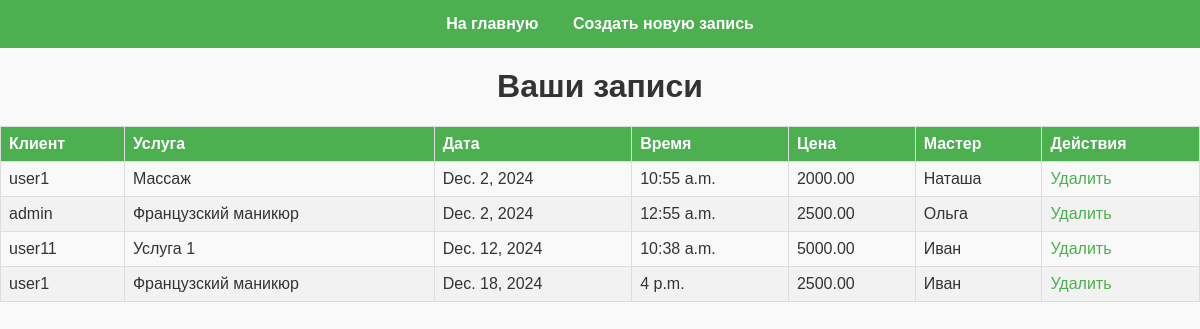
/view_appointments/ (signed in), run on an earlier commit of the app's database.
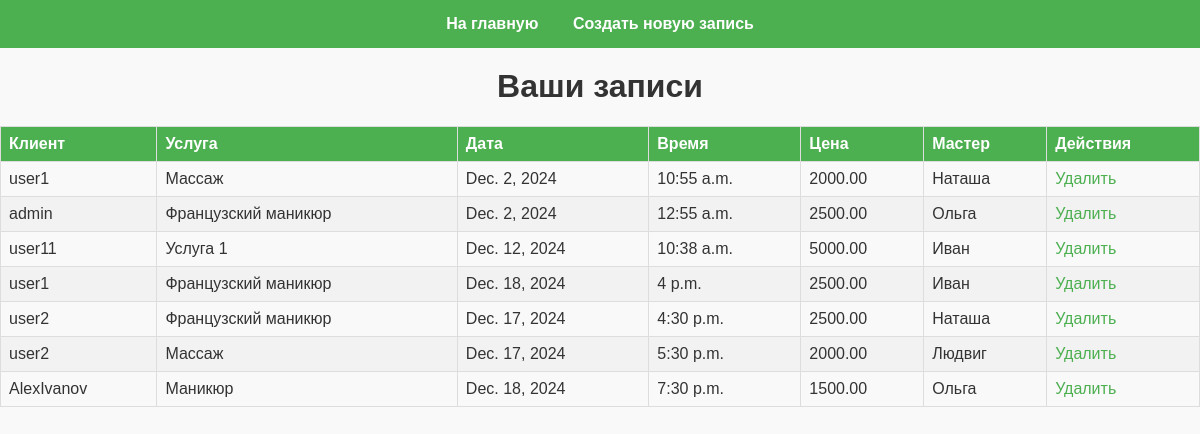
And on a later commit of the database.
### spa_salon_services/models.py (models this page shows, shortened)
class Appointment(models.Model):
    client = models.ForeignKey(User, on_delete=models.CASCADE, limit_choices_to={'is_staff': False})
    service = models.ForeignKey(SpaService, on_delete=models.CASCADE)
    staff_member = models.CharField(max_length=100, default='Неизвестный мастер')  # Значение по умолчанию для имени мастера
    appointment_date = models.DateField(null=True, default=None)  # Путь к исправлению проблемы с датой
    appointment_time = models.TimeField(null=True, default=None)  # Установка времени по умолчанию на 00:00
    price = models.DecimalField(max_digits=10, decimal_places=2, default=0.00)  # Значение по умолчанию для цены

class SpaService(models.Model):
    name = models.CharField(max_length=100)
    description = models.TextField()
    price = models.DecimalField(max_digits=10, decimal_places=2, default=0.00)  # Значение по умолчанию для цены
    duration = models.IntegerField(default=30)  # Значение по умолчанию для продолжительности в минутах
    service_type = models.CharField(max_length=100, default='Общий');  # Значение по умолчанию для типа услуги

### spa_salon_services/views.py (the view)
# urls.py: path('view_appointments/', views.view_appointments, name='view_appointments'),  # Для просмотра записей
@login_required
def view_appointments(request):
    if request.user.is_authenticated and request.user.profile.role == 'admin':
        appointments = Appointment.objects.all()
    else:
        appointments = Appointment.objects.filter(client=request.user)
    return render(request, 'services/view_appointments.html', {'appointments': appointments})

### spa_salon_services/templates/services/view_appointments.html (shortened to what this page needs)
{% load static %}
<!DOCTYPE html>
<html lang="ru">
<head>
    <link rel="stylesheet" href="{% static 'css/style_for_table.css' %}">
    <link rel="stylesheet" href="{% static 'css/style2.css' %}">
</head>
<body style="
    background-image: url('https://bogatyr.club/uploads/posts/2023-02/1675476878_bogatyr-club-p-pioni-svetlie-fon-vkontakte-1.jpg');
    background-size: cover;
    background-position: center;
    background-repeat: no-repeat;
    margin: 0; /* Убирает отступы по умолчанию */
    height: 100vh; /* Заставляет тело занимать всю высоту экрана */
">
<nav>
        <a href="{% url 'home' %}">На главную</a>
       {% if request.user.is_authenticated and request.user.profile.role == 'admin' %}
             <a href="{% url 'create_appointment' %}">Создать новую запись</a>
        {% endif %}
</nav>
    <h1>Ваши записи</h1>
    <table>
        <thead>
            <tr>
                <th>Клиент</th>
                <th>Услуга</th>
                <th>Дата</th>
                <th>Время</th>
                <th>Цена</th>
                <th>Мастер</th>
                <th>Действия</th>
            </tr>
        </thead>
        <tbody>
            {% for appointment in appointments %}
            <tr>
                <td>{{ appointment.client.username }}</td>
                <td>{{ appointment.service.name }}</td>
                <td>{{ appointment.appointment_date }}</td>
                <td>{{ appointment.appointment_time }}</td>
                <td>{{ appointment.price }}</td>
                <td>{{ appointment.staff_member }}</td>
                <td>
                    {% if request.user.is_authenticated and request.user.profile.role == 'admin' %}
                        <a href="{% url 'delete_appointment' appointment.id %}">Удалить</a>
                    {% endif %}
                </td>
            </tr>
            {% empty %}
            <tr>
                <td colspan="7">У вас нет записей.</td>
            </tr>
            {% endfor %}
        </tbody>
    </table>
</body>
</html>

What changed in the data, as far as the page shows it:
added Appointment: client.username "user2", service.name "Французский маникюр", appointment_date "Dec. 17, 2024", appointment_time "4:30 p.m.", price "2500.00", staff_member "Наташа"
added Appointment: client.username "user2", service.name "Массаж", appointment_date "Dec. 17, 2024", appointment_time "5:30 p.m.", price "2000.00", staff_member "Людвиг"
added Appointment: client.username "AlexIvanov", service.name "Маникюр", appointment_date "Dec. 18, 2024", appointment_time "7:30 p.m.", price "1500.00", staff_member "Ольга"
